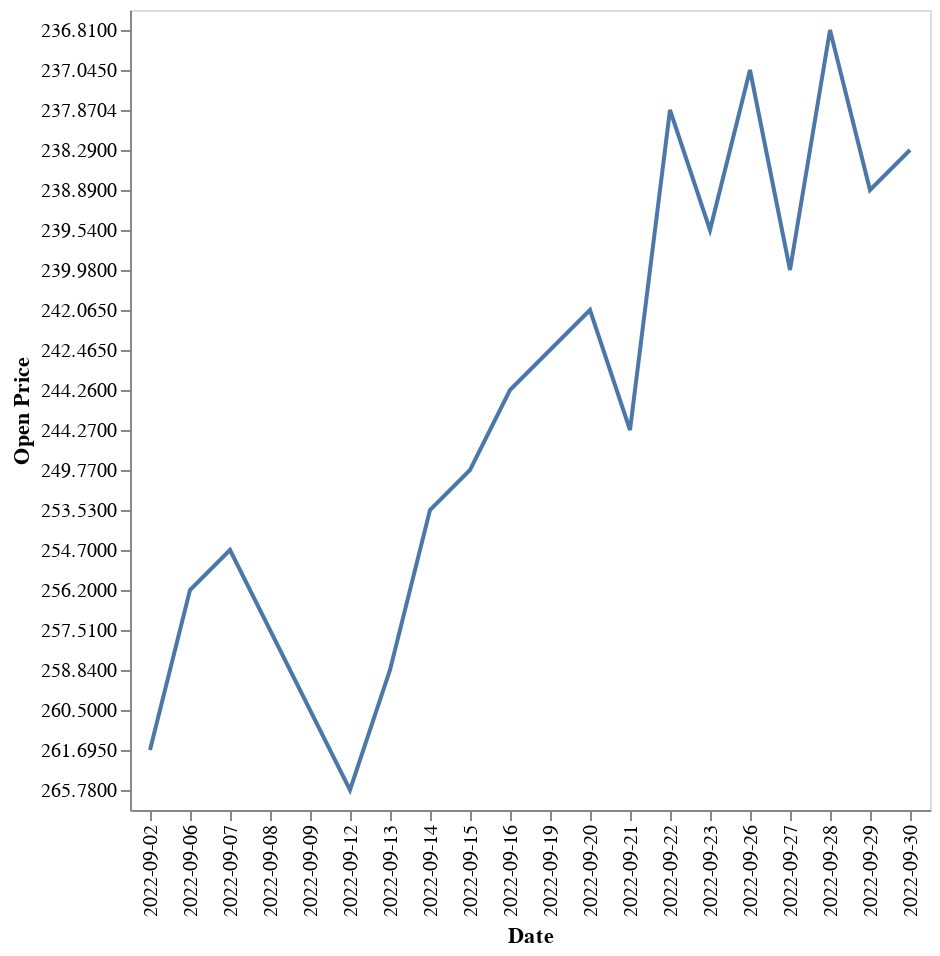

Write notebook code for a chart like this one.
### Markdown cell above
We use altair instead of matplotlib for plots. Can only show < 5000 points so here use head() to reduce the number of points to plot; or disble max rows

### Code cell
import altair as alt
alt.data_transformers.disable_max_rows()
alt.Chart(full_price_df.head(20)).mark_line().encode(x='Date', y='Open Price')

### Figure 1 — Vega-Lite specification as saved in the notebook (floating-point values rounded to 4 significant figures)
{"config": {"view": {"continuousWidth": 400, "continuousHeight": 300}}, "data": {"name": "data-0550981f6c33eec2f346cb9138f93d09"}, "mark": "line", "encoding": {"x": {"field": "Date", "type": "nominal"}, "y": {"field": "Open Price", "type": "nominal"}}, "$schema": "https://vega.github.io/schema/vega-lite/v4.17.0.json", "datasets": {"data-0550981f6c33eec2f346cb9138f93d09": [{"Date": "2022-09-30", "Open Price": "238.2900", "low": "232.7300", "high": "240.5400", "Close Price": "232.9000", "volume": "35694832"}, {"Date": "2022-09-29", "Open Price": "238.8900", "low": "234.4100", "high": "239.9500", "Close Price": "237.5000", "volume": "27484233"}, {"Date": "2022-09-28", "Open Price": "236.8100", "low": "234.7300", "high": "242.3300", "Close Price": "241.0700", "volume": "29029679"}, {"Date": "2022-09-27", "Open Price": "239.9800", "low": "234.5000", "high": "241.8000", "Close Price": "236.4100", "volume": "27018732"}, {"Date": "2022-09-26", "Open Price": "237.0450", "low": "236.9000", "high": "241.4500", "Close Price": "237.4500", "volume": "27694190"}, {"Date": "2022-09-23", "Open Price": "239.5400", "low": "235.2000", "high": "241.1300", "Close Price": "237.9200", "volume": "34176048"}, {"Date": "2022-09-22", "Open Price": "237.8704", "low": "237.5700", "high": "243.8600", "Close Price": "240.9800", "volume": "30927092"}, {"Date": "2022-09-21", "Open Price": "244.2700", "low": "238.9000", "high": "247.6600", "Close Price": "238.9500", "volume": "28625557"}, {"Date": "2022-09-20", "Open Price": "242.0650", "low": "239.6400", "high": "243.5100", "Close Price": "242.4500", "volume": "26660299"}, {"Date": "2022-09-19", "Open Price": "242.4650", "low": "240.8500", "high": "245.1400", "Close Price": "244.5200", "volume": "26826931"}, {"Date": "2022-09-16", "Open Price": "244.2600", "low": "242.0627", "high": "245.3000", "Close Price": "244.7400", "volume": "39791768"}, {"Date": "2022-09-15", "Open Price": "249.7700", "low": "244.0200", "high": "251.4000", "Close Price": "245.3800", "volume": "31530948"}, {"Date": "2022-09-14", "Open Price": "253.5300", "low": "249.8600", "high": "254.2300", "Close Price": "252.2200", "volume": "23912954"}, {"Date": "2022-09-13", "Open Price": "258.8400", "low": "251.5900", "high": "260.4000", "Close Price": "251.9900", "volume": "33353318"}, {"Date": "2022-09-12", "Open Price": "265.7800", "low": "265.1600", "high": "267.4500", "Close Price": "266.6500", "volume": "18747690"}, {"Date": "2022-09-09", "Open Price": "260.5000", "low": "260.2900", "high": "265.2300", "Close Price": "264.4600", "volume": "22093190"}, {"Date": "2022-09-08", "Open Price": "257.5100", "low": "254.7900", "high": "260.4300", "Close Price": "258.5200", "volume": "20319911"}, {"Date": "2022-09-07", "Open Price": "254.7000", "low": "253.2200", "high": "258.8300", "Close Price": "258.0900", "volume": "24126700"}, {"Date": "2022-09-06", "Open Price": "256.2000", "low": "251.9400", "high": "257.8300", "Close Price": "253.2500", "volume": "21283869"}, {"Date": "2022-09-02", "Open Price": "261.6950", "low": "254.4700", "high": "264.7400", "Close Price": "256.0600", "volume": "22855380"}]}}
